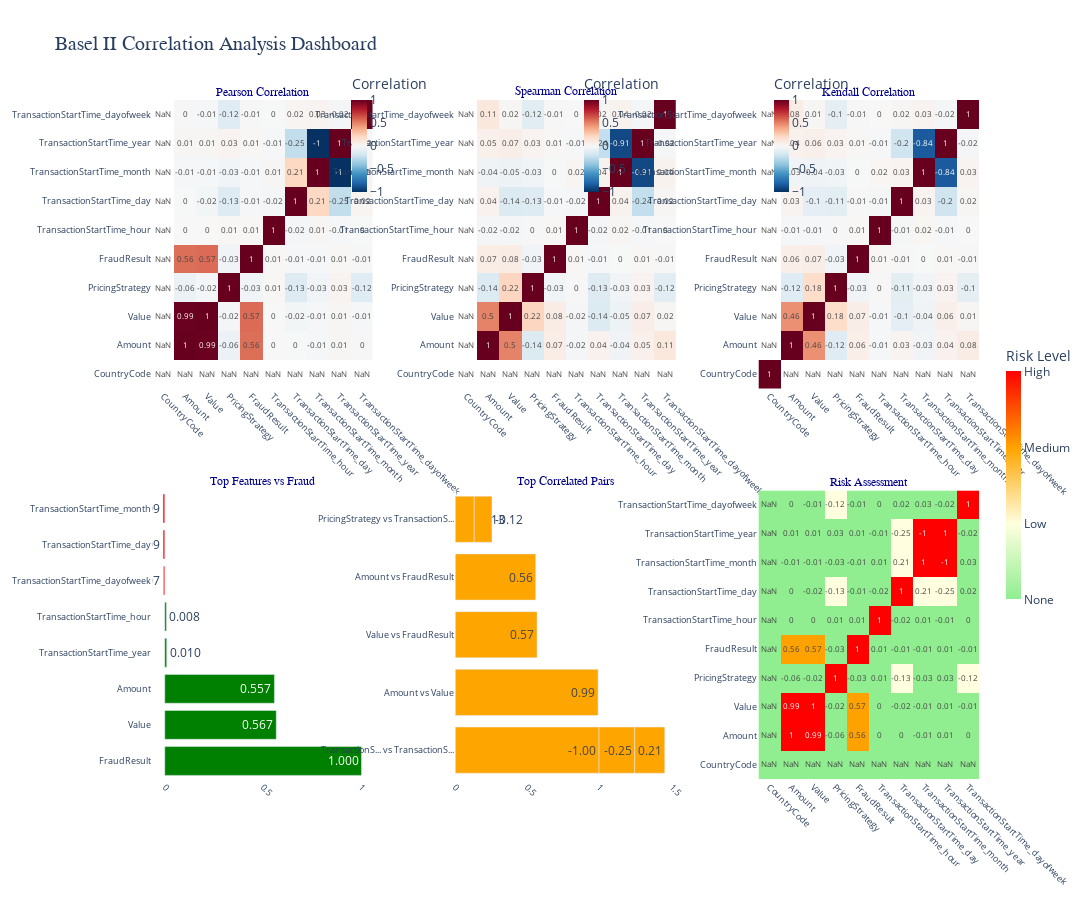

The cell this chart's notebook holds for it:
### Code cell
# %%
# Top correlated pairs (row 2, col 2)
if 'pearson' in correlation_methods:
    corr_matrix = correlation_methods['pearson']
    upper_triangle = corr_matrix.where(np.triu(np.ones(corr_matrix.shape), k=1).astype(bool))
    corr_pairs = upper_triangle.stack().reset_index()
    corr_pairs.columns = ['Feature1', 'Feature2', 'Correlation']
    corr_pairs['Abs_Correlation'] = corr_pairs['Correlation'].abs()
    top_pairs = corr_pairs.nlargest(8, 'Abs_Correlation')  # Limit to 8
    
    # Shorten long feature names
    def shorten_name(name, max_length=15):
        if len(name) > max_length:
            return name[:max_length-3] + '...'
        return name
    
    fig.add_trace(
        go.Bar(
            x=top_pairs['Abs_Correlation'],
            y=[f"{shorten_name(f1)} vs {shorten_name(f2)}" 
               for f1, f2 in zip(top_pairs['Feature1'], top_pairs['Feature2'])],
            orientation='h',
            marker_color='orange',
            text=[f'{x:.2f}' for x in top_pairs['Correlation']],
            textposition='auto',
            showlegend=False
        ),
        row=2, col=2
    )

# Risk heatmap (Basel II compliance) - row 2, col 3
if 'pearson' in correlation_methods:
    risk_matrix = correlation_methods['pearson'].copy()
    # Categorize by risk level
    def categorize_risk(val):
        if abs(val) > BASEL_THRESHOLDS['high_correlation']:
            return 3  # High risk
        elif abs(val) > BASEL_THRESHOLDS['medium_correlation']:
            return 2  # Medium risk
        elif abs(val) > 0.1:
            return 1  # Low risk
        else:
            return 0  # No risk
    
    risk_categories = risk_matrix.applymap(categorize_risk)
    
    fig.add_trace(
        go.Heatmap(
            z=risk_categories.values,
            x=risk_categories.columns,
            y=risk_categories.index,
            colorscale=[[0, 'lightgreen'], [0.33, 'lightyellow'], [0.66, 'orange'], [1, 'red']],
            colorbar=dict(
                x=1.02,
                y=0.45,
                len=0.4,
                thickness=15,
                ticktext=['None', 'Low', 'Medium', 'High'],
                tickvals=[0, 1, 2, 3],
                title='Risk Level'
            ),
            showscale=True,
            text=corr_matrix.round(2).values,
            texttemplate='%{text}',
            textfont={"size": 8}
        ),
        row=2, col=3
    )

# Update layout for better appearance
fig.update_layout(
    title_text="Basel II Correlation Analysis Dashboard",
    title_font=dict(size=20, family='Arial Black'),
    height=900,
    width=1400,
    showlegend=False,
    plot_bgcolor='white',
    paper_bgcolor='white'
)

# Update axes for better readability
fig.update_xaxes(tickangle=45, tickfont=dict(size=9))
fig.update_yaxes(tickfont=dict(size=9))

# Update subplot titles
for i in fig['layout']['annotations']:
    i['font'] = dict(size=12, family='Arial', color='darkblue')

fig.show()

### Figure 1 — Plotly figure (JSON) as saved in the notebook; plotly's stock layout.template omitted (floating-point values rounded to 4 significant figures)
{"data": [{"colorbar": {"len": 0.2, "thickness": 15, "title": {"text": "Correlation"}, "x": 0.23, "y": 0.95}, "colorscale": [[0, "rgb(5,48,97)"], [0.1, "rgb(33,102,172)"], [0.2, "rgb(67,147,195)"], [0.3, "rgb(146,197,222)"], [0.4, "rgb(209,229,240)"], [0.5, "rgb(247,247,247)"], [0.6, "rgb(253,219,199)"], [0.7, "rgb(244,165,130)"], [0.8, "rgb(214,96,77)"], [0.9, "rgb(178,24,43)"], [1, "rgb(103,0,31)"]], "showscale": true, "text": [[NaN, NaN, NaN, NaN, NaN, NaN, NaN, NaN, NaN, NaN], [NaN, 1.0, 0.99, -0.06, 0.56, -0.0, -0.0, -0.01, 0.01, 0.0], [NaN, 0.99, 1.0, -0.02, 0.57, 0.0, -0.02, -0.01, 0.01, -0.01], [NaN, -0.06, -0.02, 1.0, -0.03, 0.01, -0.13, -0.03, 0.03, -0.12], [NaN, 0.56, 0.57, -0.03, 1.0, 0.01, -0.01, -0.01, 0.01, -0.01], [NaN, -0.0, 0.0, 0.01, 0.01, 1.0, -0.02, 0.01, -0.01, -0.0], [NaN, -0.0, -0.02, -0.13, -0.01, -0.02, 1.0, 0.21, -0.25, 0.02], [NaN, -0.01, -0.01, -0.03, -0.01, 0.01, 0.21, 1.0, -1.0, 0.03], [NaN, 0.01, 0.01, 0.03, 0.01, -0.01, -0.25, -1.0, 1.0, -0.02], [NaN, 0.0, -0.01, -0.12, -0.01, -0.0, 0.02, 0.03, -0.02, 1.0]], "textfont": {"size": 8}, "texttemplate": "%{text}", "type": "heatmap", "x": ["CountryCode", "Amount", "Value", "PricingStrategy", "FraudResult", "TransactionStartTime_hour", "TransactionStartTime_day", "TransactionStartTime_month", "TransactionStartTime_year", "TransactionStartTime_dayofweek"], "xaxis": "x", "y": ["CountryCode", "Amount", "Value", "PricingStrategy", "FraudResult", "TransactionStartTime_hour", "TransactionStartTime_day", "TransactionStartTime_month", "TransactionStartTime_year", "TransactionStartTime_dayofweek"], "yaxis": "y", "z": [[NaN, NaN, NaN, NaN, NaN, NaN, NaN, NaN, NaN, NaN], [NaN, 1.0, 0.9897, -0.06193, 0.5574, -0.001611, -0.003905, -0.00906, 0.01074, 0.004241], [NaN, 0.9897, 1.0, -0.01702, 0.5667, 0.000474, -0.0241, -0.01045, 0.012, -0.01376], [NaN, -0.06193, -0.01702, 1.0, -0.03382, 0.007423, -0.1316, -0.03129, 0.02976, -0.1229], [NaN, 0.5574, 0.5667, -0.03382, 1.0, 0.008295, -0.008636, -0.008887, 0.009811, -0.006913], [NaN, -0.001611, 0.000474, 0.007423, 0.008295, 1.0, -0.01946, 0.01224, -0.009621, -0.004345], [NaN, -0.003905, -0.0241, -0.1316, -0.008636, -0.01946, 1.0, 0.2078, -0.2475, 0.02252], [NaN, -0.00906, -0.01045, -0.03129, -0.008887, 0.01224, 0.2078, 1.0, -0.9962, 0.02565], [NaN, 0.01074, 0.012, 0.02976, 0.009811, -0.009621, -0.2475, -0.9962, 1.0, -0.02282], [NaN, 0.004241, -0.01376, -0.1229, -0.006913, -0.004345, 0.02252, 0.02565, -0.02282, 1.0]], "zmid": 0}, {"colorbar": {"len": 0.2, "thickness": 15, "title": {"text": "Correlation"}, "x": 0.51, "y": 0.95}, "colorscale": [[0, "rgb(5,48,97)"], [0.1, "rgb(33,102,172)"], [0.2, "rgb(67,147,195)"], [0.3, "rgb(146,197,222)"], [0.4, "rgb(209,229,240)"], [0.5, "rgb(247,247,247)"], [0.6, "rgb(253,219,199)"], [0.7, "rgb(244,165,130)"], [0.8, "rgb(214,96,77)"], [0.9, "rgb(178,24,43)"], [1, "rgb(103,0,31)"]], "showscale": true, "text": [[NaN, NaN, NaN, NaN, NaN, NaN, NaN, NaN, NaN, NaN], [NaN, 1.0, 0.5, -0.14, 0.07, -0.02, 0.04, -0.04, 0.05, 0.11], [NaN, 0.5, 1.0, 0.22, 0.08, -0.02, -0.14, -0.05, 0.07, 0.02], [NaN, -0.14, 0.22, 1.0, -0.03, 0.0, -0.13, -0.03, 0.03, -0.12], [NaN, 0.07, 0.08, -0.03, 1.0, 0.01, -0.01, -0.0, 0.01, -0.01], [NaN, -0.02, -0.02, 0.0, 0.01, 1.0, -0.02, 0.02, -0.01, -0.0], [NaN, 0.04, -0.14, -0.13, -0.01, -0.02, 1.0, 0.04, -0.24, 0.02], [NaN, -0.04, -0.05, -0.03, -0.0, 0.02, 0.04, 1.0, -0.91, 0.04], [NaN, 0.05, 0.07, 0.03, 0.01, -0.01, -0.24, -0.91, 1.0, -0.02], [NaN, 0.11, 0.02, -0.12, -0.01, -0.0, 0.02, 0.04, -0.02, 1.0]], "textfont": {"size": 8}, "texttemplate": "%{text}", "type": "heatmap", "x": ["CountryCode", "Amount", "Value", "PricingStrategy", "FraudResult", "TransactionStartTime_hour", "TransactionStartTime_day", "TransactionStartTime_month", "TransactionStartTime_year", "TransactionStartTime_dayofweek"], "xaxis": "x2", "y": ["CountryCode", "Amount", "Value", "PricingStrategy", "FraudResult", "TransactionStartTime_hour", "TransactionStartTime_day", "TransactionStartTime_month", "TransactionStartTime_year", "TransactionStartTime_dayofweek"], "yaxis": "y2", "z": [[NaN, NaN, NaN, NaN, NaN, NaN, NaN, NaN, NaN, NaN], [NaN, 1.0, 0.4974, -0.1407, 0.07346, -0.01671, 0.04264, -0.04055, 0.0505, 0.1089], [NaN, 0.4974, 1.0, 0.2174, 0.07704, -0.02061, -0.1421, -0.05218, 0.06525, 0.0165], [NaN, -0.1407, 0.2174, 1.0, -0.03108, 0.004973, -0.1282, -0.03236, 0.02821, -0.1162], [NaN, 0.07346, 0.07704, -0.03108, 1.0, 0.008152, -0.008579, -0.004722, 0.009811, -0.007179], [NaN, -0.01671, -0.02061, 0.004973, 0.008152, 1.0, -0.02038, 0.02224, -0.01016, -0.002526], [NaN, 0.04264, -0.1421, -0.1282, -0.008579, -0.02038, 1.0, 0.03928, -0.2439, 0.01566], [NaN, -0.04055, -0.05218, -0.03236, -0.004722, 0.02224, 0.03928, 1.0, -0.9104, 0.03569], [NaN, 0.0505, 0.06525, 0.02821, 0.009811, -0.01016, -0.2439, -0.9104, 1.0, -0.02157], [NaN, 0.1089, 0.0165, -0.1162, -0.007179, -0.002526, 0.01566, 0.03569, -0.02157, 1.0]], "zmid": 0}, {"colorbar": {"len": 0.2, "thickness": 15, "title": {"text": "Correlation"}, "x": 0.74, "y": 0.95}, "colorscale": [[0, "rgb(5,48,97)"], [0.1, "rgb(33,102,172)"], [0.2, "rgb(67,147,195)"], [0.3, "rgb(146,197,222)"], [0.4, "rgb(209,229,240)"], [0.5, "rgb(247,247,247)"], [0.6, "rgb(253,219,199)"], [0.7, "rgb(244,165,130)"], [0.8, "rgb(214,96,77)"], [0.9, "rgb(178,24,43)"], [1, "rgb(103,0,31)"]], "showscale": true, "text": [[1.0, NaN, NaN, NaN, NaN, NaN, NaN, NaN, NaN, NaN], [NaN, 1.0, 0.46, -0.12, 0.06, -0.01, 0.03, -0.03, 0.04, 0.08], [NaN, 0.46, 1.0, 0.18, 0.07, -0.01, -0.1, -0.04, 0.06, 0.01], [NaN, -0.12, 0.18, 1.0, -0.03, 0.0, -0.11, -0.03, 0.03, -0.1], [NaN, 0.06, 0.07, -0.03, 1.0, 0.01, -0.01, -0.0, 0.01, -0.01], [NaN, -0.01, -0.01, 0.0, 0.01, 1.0, -0.01, 0.02, -0.01, -0.0], [NaN, 0.03, -0.1, -0.11, -0.01, -0.01, 1.0, 0.03, -0.2, 0.02], [NaN, -0.03, -0.04, -0.03, -0.0, 0.02, 0.03, 1.0, -0.84, 0.03], [NaN, 0.04, 0.06, 0.03, 0.01, -0.01, -0.2, -0.84, 1.0, -0.02], [NaN, 0.08, 0.01, -0.1, -0.01, -0.0, 0.02, 0.03, -0.02, 1.0]], "textfont": {"size": 8}, "texttemplate": "%{text}", "type": "heatmap", "x": ["CountryCode", "Amount", "Value", "PricingStrategy", "FraudResult", "TransactionStartTime_hour", "TransactionStartTime_day", "TransactionStartTime_month", "TransactionStartTime_year", "TransactionStartTime_dayofweek"], "xaxis": "x3", "y": ["CountryCode", "Amount", "Value", "PricingStrategy", "FraudResult", "TransactionStartTime_hour", "TransactionStartTime_day", "TransactionStartTime_month", "TransactionStartTime_year", "TransactionStartTime_dayofweek"], "yaxis": "y3", "z": [[1.0, NaN, NaN, NaN, NaN, NaN, NaN, NaN, NaN, NaN], [NaN, 1.0, 0.4609, -0.1186, 0.06173, -0.01161, 0.02956, -0.03153, 0.04244, 0.07967], [NaN, 0.4609, 1.0, 0.1818, 0.06511, -0.01423, -0.09949, -0.04106, 0.05515, 0.01079], [NaN, -0.1186, 0.1818, 1.0, -0.03076, 0.004137, -0.1054, -0.02968, 0.02792, -0.1012], [NaN, 0.06173, 0.06511, -0.03076, 1.0, 0.006844, -0.007128, -0.004363, 0.009811, -0.006321], [NaN, -0.01161, -0.01423, 0.004137, 0.006844, 1.0, -0.0143, 0.01706, -0.008527, -0.002117], [NaN, 0.02956, -0.09949, -0.1054, -0.007128, -0.0143, 1.0, 0.0277, -0.2026, 0.01554], [NaN, -0.03153, -0.04106, -0.02968, -0.004363, 0.01706, 0.0277, 1.0, -0.8411, 0.02893], [NaN, 0.04244, 0.05515, 0.02792, 0.009811, -0.008527, -0.2026, -0.8411, 1.0, -0.01899], [NaN, 0.07967, 0.01079, -0.1012, -0.006321, -0.002117, 0.01554, 0.02893, -0.01899, 1.0]], "zmid": 0}, {"marker": {"color": ["green", "green", "green", "green", "green", "red", "red", "red"]}, "orientation": "h", "showlegend": false, "text": ["1.000", "0.567", "0.557", "0.010", "0.008", "-0.007", "-0.009", "-0.009"], "textposition": "auto", "type": "bar", "x": [1.0, 0.5667, 0.5574, 0.009811, 0.008295, -0.006913, -0.008636, -0.008887], "xaxis": "x4", "y": ["FraudResult", "Value", "Amount", "TransactionStartTime_year", "TransactionStartTime_hour", "TransactionStartTime_dayofweek", "TransactionStartTime_day", "TransactionStartTime_month"], "yaxis": "y4"}, {"marker": {"color": "orange"}, "orientation": "h", "showlegend": false, "text": ["-1.00", "0.99", "0.57", "0.56", "-0.25", "0.21", "-0.13", "-0.12"], "textposition": "auto", "type": "bar", "x": [0.9962, 0.9897, 0.5667, 0.5574, 0.2475, 0.2078, 0.1316, 0.1229], "xaxis": "x5", "y": ["TransactionS... vs TransactionS...", "Amount vs Value", "Value vs FraudResult", "Amount vs FraudResult", "TransactionS... vs TransactionS...", "TransactionS... vs TransactionS...", "PricingStrategy vs TransactionS...", "PricingStrategy vs TransactionS..."], "yaxis": "y5"}, {"colorbar": {"len": 0.4, "thickness": 15, "ticktext": ["None", "Low", "Medium", "High"], "tickvals": [0, 1, 2, 3], "title": {"text": "Risk Level"}, "x": 1.02, "y": 0.45}, "colorscale": [[0, "lightgreen"], [0.33, "lightyellow"], [0.66, "orange"], [1, "red"]], "showscale": true, "text": [[NaN, NaN, NaN, NaN, NaN, NaN, NaN, NaN, NaN, NaN], [NaN, 1.0, 0.99, -0.06, 0.56, -0.0, -0.0, -0.01, 0.01, 0.0], [NaN, 0.99, 1.0, -0.02, 0.57, 0.0, -0.02, -0.01, 0.01, -0.01], [NaN, -0.06, -0.02, 1.0, -0.03, 0.01, -0.13, -0.03, 0.03, -0.12], [NaN, 0.56, 0.57, -0.03, 1.0, 0.01, -0.01, -0.01, 0.01, -0.01], [NaN, -0.0, 0.0, 0.01, 0.01, 1.0, -0.02, 0.01, -0.01, -0.0], [NaN, -0.0, -0.02, -0.13, -0.01, -0.02, 1.0, 0.21, -0.25, 0.02], [NaN, -0.01, -0.01, -0.03, -0.01, 0.01, 0.21, 1.0, -1.0, 0.03], [NaN, 0.01, 0.01, 0.03, 0.01, -0.01, -0.25, -1.0, 1.0, -0.02], [NaN, 0.0, -0.01, -0.12, -0.01, -0.0, 0.02, 0.03, -0.02, 1.0]], "textfont": {"size": 8}, "texttemplate": "%{text}", "type": "heatmap", "x": ["CountryCode", "Amount", "Value", "PricingStrategy", "FraudResult", "TransactionStartTime_hour", "TransactionStartTime_day", "TransactionStartTime_month", "TransactionStartTime_year", "TransactionStartTime_dayofweek"], "xaxis": "x6", "y": ["CountryCode", "Amount", "Value", "PricingStrategy", "FraudResult", "TransactionStartTime_hour", "TransactionStartTime_day", "TransactionStartTime_month", "TransactionStartTime_year", "TransactionStartTime_dayofweek"], "yaxis": "y6", "z": [[0, 0, 0, 0, 0, 0, 0, 0, 0, 0], [0, 3, 3, 0, 2, 0, 0, 0, 0, 0], [0, 3, 3, 0, 2, 0, 0, 0, 0, 0], [0, 0, 0, 3, 0, 0, 1, 0, 0, 1], [0, 2, 2, 0, 3, 0, 0, 0, 0, 0], [0, 0, 0, 0, 0, 3, 0, 0, 0, 0], [0, 0, 0, 1, 0, 0, 3, 1, 1, 0], [0, 0, 0, 0, 0, 0, 1, 3, 3, 0], [0, 0, 0, 0, 0, 0, 1, 3, 3, 0], [0, 0, 0, 1, 0, 0, 0, 0, 0, 3]]}], "layout": {"annotations": [{"font": {"color": "darkblue", "family": "Arial", "size": 12}, "showarrow": false, "text": "Pearson Correlation", "x": 0.1333, "xanchor": "center", "xref": "paper", "y": 1, "yanchor": "bottom", "yref": "paper"}, {"font": {"color": "darkblue", "family": "Arial", "size": 12}, "showarrow": false, "text": "Spearman Correlation", "x": 0.5, "xanchor": "center", "xref": "paper", "y": 1, "yanchor": "bottom", "yref": "paper"}, {"font": {"color": "darkblue", "family": "Arial", "size": 12}, "showarrow": false, "text": "Kendall Correlation", "x": 0.8667, "xanchor": "center", "xref": "paper", "y": 1, "yanchor": "bottom", "yref": "paper"}, {"font": {"color": "darkblue", "family": "Arial", "size": 12}, "showarrow": false, "text": "Top Features vs Fraud", "x": 0.1333, "xanchor": "center", "xref": "paper", "y": 0.425, "yanchor": "bottom", "yref": "paper"}, {"font": {"color": "darkblue", "family": "Arial", "size": 12}, "showarrow": false, "text": "Top Correlated Pairs", "x": 0.5, "xanchor": "center", "xref": "paper", "y": 0.425, "yanchor": "bottom", "yref": "paper"}, {"font": {"color": "darkblue", "family": "Arial", "size": 12}, "showarrow": false, "text": "Risk Assessment", "x": 0.8667, "xanchor": "center", "xref": "paper", "y": 0.425, "yanchor": "bottom", "yref": "paper"}], "height": 900, "paper_bgcolor": "white", "plot_bgcolor": "white", "showlegend": false, "title": {"font": {"family": "Arial Black", "size": 20}, "text": "Basel II Correlation Analysis Dashboard"}, "width": 1400, "xaxis": {"anchor": "y", "domain": [0, 0.2667], "tickangle": 45, "tickfont": {"size": 9}}, "xaxis2": {"anchor": "y2", "domain": [0.3667, 0.6333], "tickangle": 45, "tickfont": {"size": 9}}, "xaxis3": {"anchor": "y3", "domain": [0.7333, 1], "tickangle": 45, "tickfont": {"size": 9}}, "xaxis4": {"anchor": "y4", "domain": [0, 0.2667], "tickangle": 45, "tickfont": {"size": 9}}, "xaxis5": {"anchor": "y5", "domain": [0.3667, 0.6333], "tickangle": 45, "tickfont": {"size": 9}}, "xaxis6": {"anchor": "y6", "domain": [0.7333, 1], "tickangle": 45, "tickfont": {"size": 9}}, "yaxis": {"anchor": "x", "domain": [0.575, 1], "tickfont": {"size": 9}}, "yaxis2": {"anchor": "x2", "domain": [0.575, 1], "tickfont": {"size": 9}}, "yaxis3": {"anchor": "x3", "domain": [0.575, 1], "tickfont": {"size": 9}}, "yaxis4": {"anchor": "x4", "domain": [0, 0.425], "tickfont": {"size": 9}}, "yaxis5": {"anchor": "x5", "domain": [0, 0.425], "tickfont": {"size": 9}}, "yaxis6": {"anchor": "x6", "domain": [0, 0.425], "tickfont": {"size": 9}}}}
